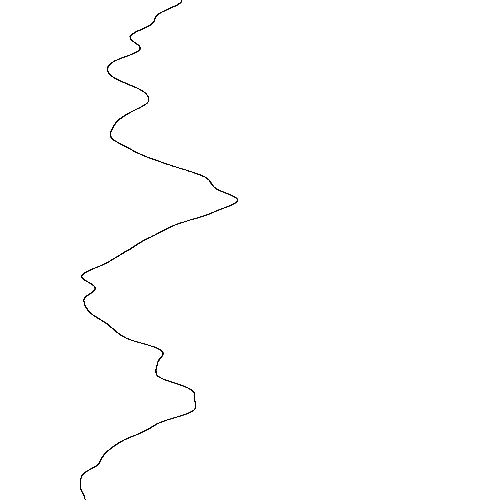
Frame 1 (no input)
Frame 60 (the mouse pressed at the canvas centre just before this capture): identical to frame 1, image omitted
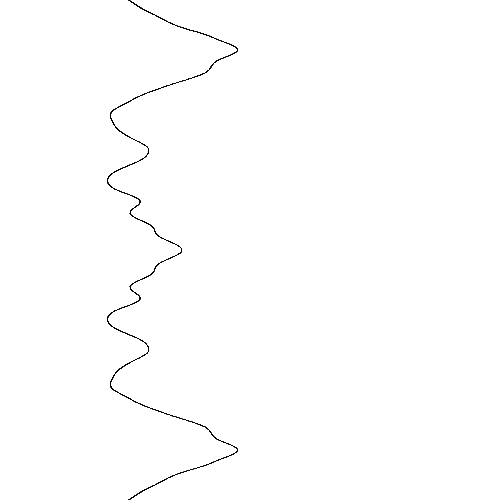
Frame 120 (the mouse held since frame 60 and released just before this capture)

The Processing sketch that drew these frames (run headless with seeded random() and noise(); from frame 60 on, the mouse is pressed at the canvas centre):

// Processing sketch: noiseSimpleLimitShift
// ── noiseSimpleLimitShift.pde
void setup()
{
  size(500, 500);
  noFill();
}
float limitT = 5;
void draw()
{
  background(255);
  float t = 0;
  float x = 0;
  float shift = -mouseY * 0.01;
  while (t < limitT)
  {
    t = t + 0.001;
    x = noise(t+shift) * 300;
    float y = t*height/limitT; //rozciagniecie wizualizacji czasu na cala wysokosc ekranu
    point(x,y);
  }
}
